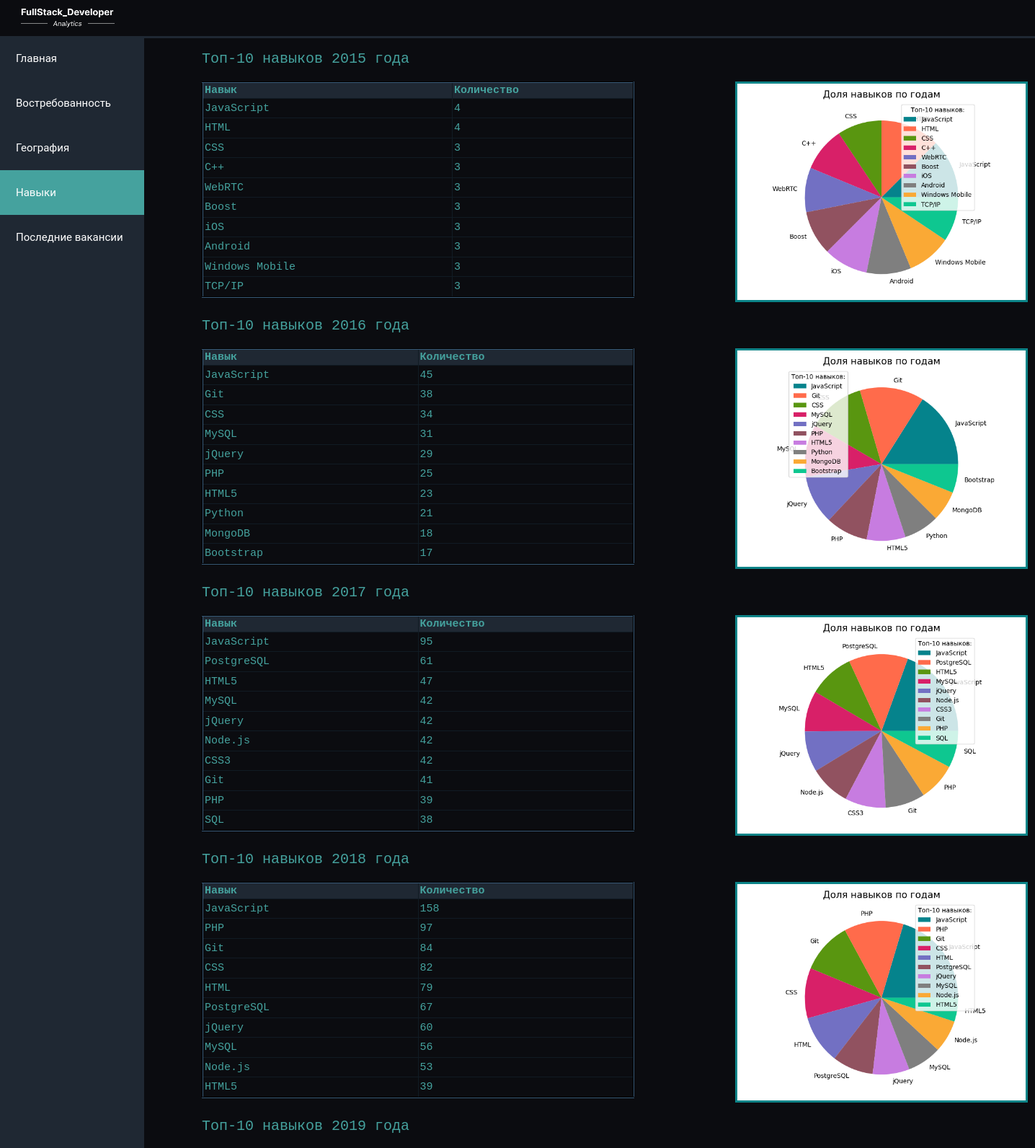
Screenshot of /skills/ (upper part) with the database file from the repository.
### extra_app/models.py (models this page shows, shortened)
class TopSkills2015(models.Model):
    skill = models.CharField('Навык', max_length=30)
    count = models.CharField('Количество', max_length=150)
    class Meta:
        verbose_name = 'Топ-10 навыков за 2015 год'
        verbose_name_plural = 'Топ-10 навыков за 2015 год'

class TopSkills2016(models.Model):
    skill = models.CharField('Навык', max_length=30)
    count = models.CharField('Количество', max_length=150)
    class Meta:
        verbose_name = 'Топ-10 навыков за 2016 год'
        verbose_name_plural = 'Топ-10 навыков за 2016 год'

class TopSkills2017(models.Model):
    skill = models.CharField('Навык', max_length=30)
    count = models.CharField('Количество', max_length=150)
    class Meta:
        verbose_name = 'Топ-10 навыков за 2017 год'
        verbose_name_plural = 'Топ-10 навыков за 2017 год'

class TopSkills2018(models.Model):
    skill = models.CharField('Навык', max_length=30)
    count = models.CharField('Количество', max_length=150)
    class Meta:
        verbose_name = 'Топ-10 навыков за 2018 год'
        verbose_name_plural = 'Топ-10 навыков за 2018 год'

### extra_app/views.py (the view)
# urls.py: path('skills/', views.get_top_skills),
def get_top_skills(request):
    skills2015 = TopSkills2015.objects.all()
    skills2016 = TopSkills2016.objects.all()
    skills2017 = TopSkills2017.objects.all()
    skills2018 = TopSkills2018.objects.all()
    skills2019 = TopSkills2019.objects.all()
    skills2020 = TopSkills2020.objects.all()
    skills2021 = TopSkills2021.objects.all()
    skills2022 = TopSkills2022.objects.all()
    response_data = {
        "skills2015": skills2015,
        "skills2016": skills2016,
        "skills2017": skills2017,
        "skills2018": skills2018,
        "skills2019": skills2019,
        "skills2020": skills2020,
        "skills2021": skills2021,
        "skills2022": skills2022,
    }
    return render(request, "skills.html", response_data)

### templates/skills.html (shortened to what this page needs)
<!DOCTYPE html>
{% load static %}
<html lang="en">
<head>
    <link rel="stylesheet" href="{% static "css/style_skills.css" %}" />
</head>
<body>
 <header>
     <img class = "logo_img" src="{% static "images/logo_img.png" %}" alt="лого" >
     <div class="line_limit_header"></div>
 </header>
    <main>
        <div class="sidebar">
            <a href="http://127.0.0.1:8000/">Главная</a>
            <a href="http://127.0.0.1:8000/demand/">Востребованность</a>
            <a href="http://127.0.0.1:8000/geography/">География</a>
            <a class="active" href="http://127.0.0.1:8000/skills/">Навыки</a>
            <a href="http://127.0.0.1:8000/latest_vacancies/">Последние вакансии</a>
        </div>
        <table class="year2015" border="2" cellpadding="2.5px" align="left">
        <caption>Топ-10 навыков 2015 года</caption>
        <thead><th>Навык</th><th>Количество</th></thead>
        {% for i in skills2015 %}
            <tr>
                <td>{{ i.skill }}</td>
                <td>{{ i.count }}</td>
            </tr>
        {% endfor %}
        </table>
        <img class = "pic year2015" src="{% static "images/graph2015.png" %}" alt="график навыков" >
        <table class="year2016" border="2" cellpadding="2.5px" align="left">
        <caption>Топ-10 навыков 2016 года</caption>
        <thead><th>Навык</th><th>Количество</th></thead>
        {% for i in skills2016 %}
            <tr>
                <td>{{ i.skill }}</td>
                <td>{{ i.count }}</td>
            </tr>
        {% endfor %}
        </table>
        <img class = "pic year2016" src="{% static "images/graph2016.png" %}" alt="график навыков" >
        <table class="year2017" border="2" cellpadding="2.5px" align="left">
        <caption>Топ-10 навыков 2017 года</caption>
        <thead><th>Навык</th><th>Количество</th></thead>
        {% for i in skills2017 %}
            <tr>
                <td>{{ i.skill }}</td>
                <td>{{ i.count }}</td>
            </tr>
        {% endfor %}
        </table>
        <img class = "pic year2017" src="{% static "images/graph2017.png" %}" alt="график навыков" >
        <table class="year2018" border="2" cellpadding="2.5px" align="left">
        <caption>Топ-10 навыков 2018 года</caption>
        <thead><th>Навык</th><th>Количество</th></thead>
        {% for i in skills2018 %}
            <tr>
                <td>{{ i.skill }}</td>
                <td>{{ i.count }}</td>
            </tr>
        {% endfor %}
        </table>
        <img class = "pic year2018" src="{% static "images/graph2018.png" %}" alt="график навыков" >
        <table class="year2019" border="2" cellpadding="2.5px" align="left">
        <caption>Топ-10 навыков 2019 года</caption>
        </table>
    </main>
</body>
</html>

### extra_app/static/css/style_skills.css (style rules this page uses)
html { overflow-x: hidden; }
.line_limit_header { position: absolute; background-color: #1f2833; color: #1f2833; height: 3px; width: 100%; left: 0; top: 50px; }
th { background-color: #1f2833; text-align: left; }
caption { caption-side: top; text-align: left; padding: 20px 0; font-size: 20px; }
table { text-align: left; font-size: 15px; position: absolute; border-collapse: collapse; height: 300px; width: 600px; background-color: #0b0c10; left: 280px; color: #45a29e; border-color: #111b24; }
.year2015 { top: 50px; }
.year2016 { top: 420px; }
.year2017 { top: 790px; }
.year2018 { top: 1160px; }
.year2019 { top: 1530px; }
.pic { position: absolute; margin-top: 63px; height: 300px; left: 1020px; border: 3px solid #2279af; }
img { filter: hue-rotate(-26deg); }
.logo_img { position: absolute; width: 130px; left: 29px; top: 9px; }
body { background: #0b0c10; color: #66fcf1; font-family: "Bitstream Vera Sans Mono", Monaco, "Courier New", Courier, monospace; }
header { position: fixed; z-index: 1; width: 100%; left: 0; top: 0; height: 50px; background-color: #0b0c10; }
.sidebar { width: 200px; position: fixed; top: 50px; left: 0; background-color: #1f2833; height: 100%; overflow: auto; }
.sidebar a { display: block; color: white; font-size: 15px; font-family: "Roboto", "Lucida Grande", "DejaVu Sans", "Bitstream Vera Sans", Verdana, Arial, sans-serif; padding: 22px; text-decoration: none; }
.sidebar a.active { background-color: #45a29e; color: white; }

### rows the page displays
TopSkills2015: skill "JavaScript", count "4"
TopSkills2015: skill "HTML", count "4"
TopSkills2015: skill "CSS", count "3"
TopSkills2015: skill "C++", count "3"
TopSkills2015: skill "WebRTC", count "3"
TopSkills2015: skill "Boost", count "3"
TopSkills2015: skill "iOS", count "3"
TopSkills2015: skill "Android", count "3"
TopSkills2015: skill "Windows Mobile", count "3"
TopSkills2015: skill "TCP/IP", count "3"
TopSkills2016: skill "JavaScript", count "45"
TopSkills2016: skill "Git", count "38"
TopSkills2016: skill "CSS", count "34"
TopSkills2016: skill "MySQL", count "31"
TopSkills2016: skill "jQuery", count "29"
TopSkills2016: skill "PHP", count "25"
TopSkills2016: skill "HTML5", count "23"
TopSkills2016: skill "Python", count "21"
TopSkills2016: skill "MongoDB", count "18"
TopSkills2016: skill "Bootstrap", count "17"
TopSkills2017: skill "JavaScript", count "95"
TopSkills2017: skill "PostgreSQL", count "61"
TopSkills2017: skill "HTML5", count "47"
TopSkills2017: skill "MySQL", count "42"
TopSkills2017: skill "jQuery", count "42"
TopSkills2017: skill "Node.js", count "42"
TopSkills2017: skill "CSS3", count "42"
TopSkills2017: skill "Git", count "41"
TopSkills2017: skill "PHP", count "39"
TopSkills2017: skill "SQL", count "38"
TopSkills2018: skill "JavaScript", count "158"
TopSkills2018: skill "PHP", count "97"
TopSkills2018: skill "Git", count "84"
TopSkills2018: skill "CSS", count "82"
TopSkills2018: skill "HTML", count "79"
TopSkills2018: skill "PostgreSQL", count "67"
TopSkills2018: skill "jQuery", count "60"
TopSkills2018: skill "MySQL", count "56"
TopSkills2018: skill "Node.js", count "53"
TopSkills2018: skill "HTML5", count "39"
